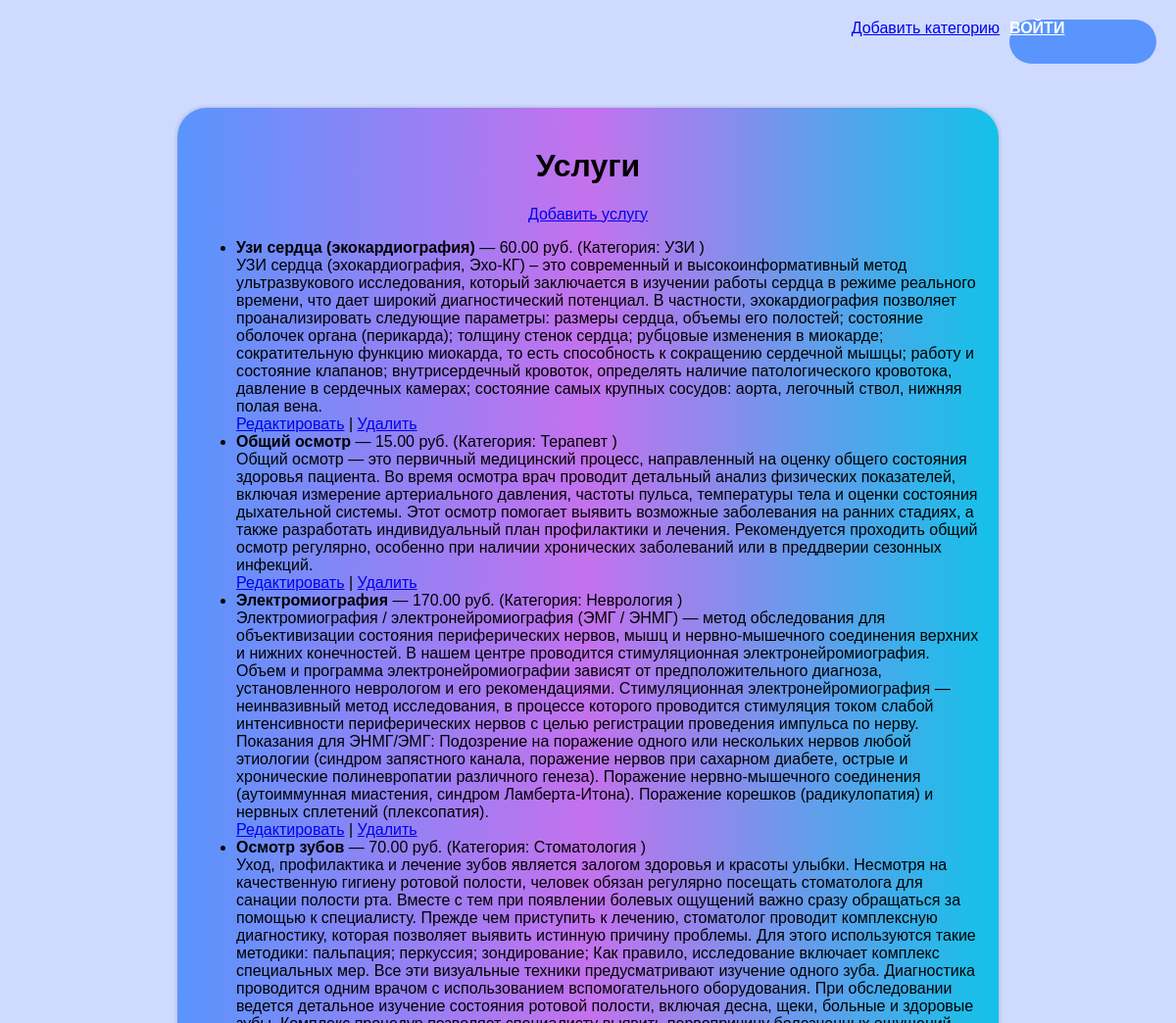
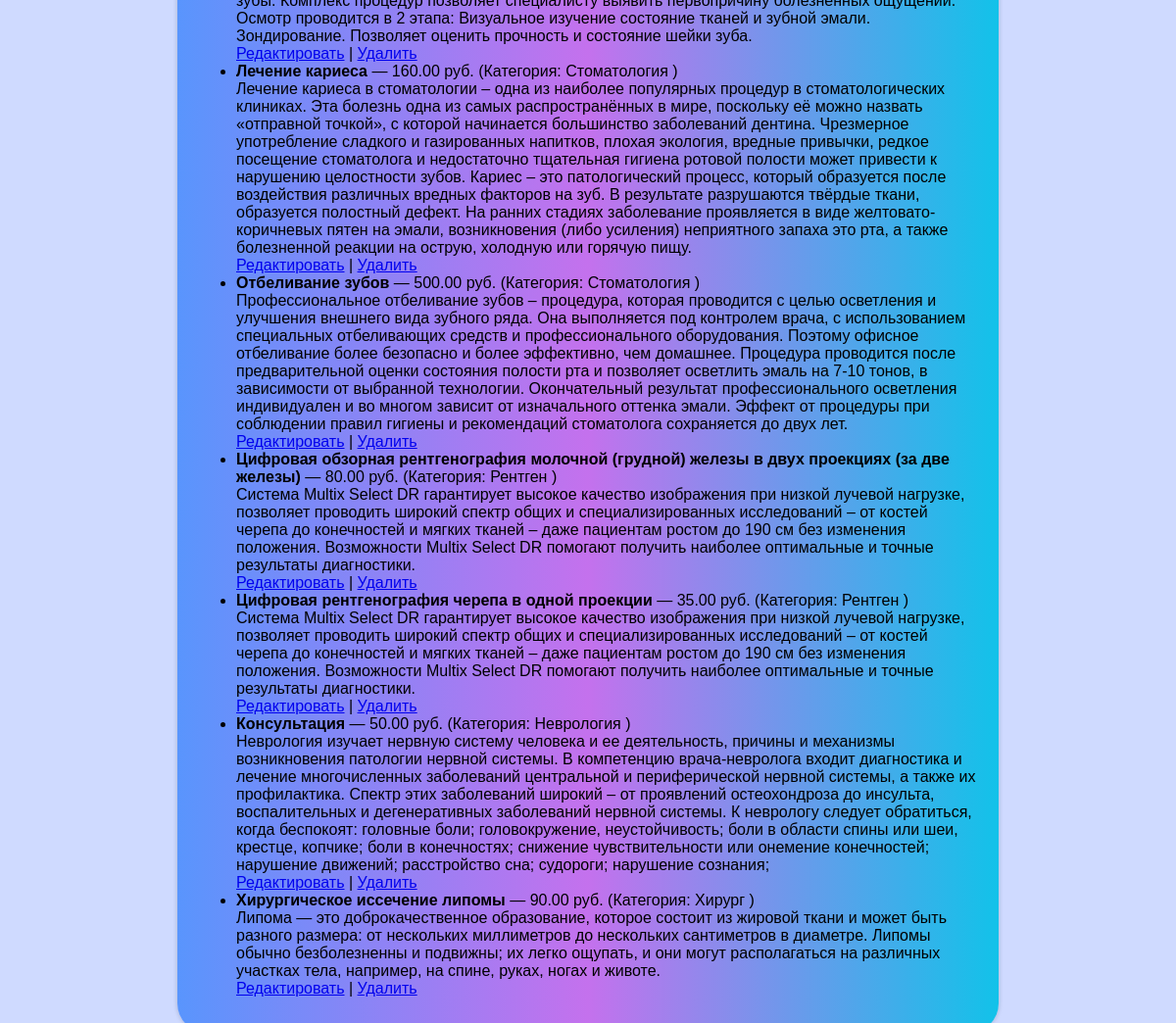
Page /services/ on the committed database (2 pictures, top to bottom).
### myapp/models.py (models this page shows, shortened)
class Service(models.Model):
    name = models.CharField(max_length=255)
    category = models.ForeignKey(DoctorCategory, on_delete=models.SET_NULL, null=True)
    price = models.DecimalField(max_digits=8, decimal_places=2)
    description = models.TextField()

class DoctorCategory(models.Model):
    name = models.CharField(max_length=100)

### myapp/views.py (the view)
# urls.py: path('services/', views.service_list, name='service_list'),
def service_list(request):
    services = Service.objects.all()
    return render(request, 'myapp/service_list.html', {'services': services})

### myapp/templates/myapp/service_list.html (shortened to what this page needs)
<!DOCTYPE html>
<html lang="en">
<head>
</head>
<body>
<header class="page-header" style="display: flex; justify-content: flex-end; padding: 0px;">
  <a href="{% url 'doctor_category_list' %}" class="credit">Добавить категорию</a>
  {% if user.is_authenticated %}
        <a href="{% url 'doctor' %}" class="credit">Профиль</a><br>
    {% else %}
        <a href="{% url 'auth' %}" class="btn">Войти</a>
    {% endif %}
</header>
<div class="card">
<h1 class="gradienttext">Услуги</h1>
<a href="{% url 'service_create' %}">Добавить услугу</a>
<ul>
  {% for service in services %}
    <li>
      <strong>{{ service.name }}</strong> — {{ service.price }} руб.
      (Категория:
        {% if service.category %}
          {{ service.category.name }}
        {% else %}
          Без категории
        {% endif %}
      )<br>
      {{ service.description }}
      <br>
      <a href="{% url 'service_update' service.pk %}">Редактировать</a> |
      <a href="{% url 'service_delete' service.pk %}">Удалить</a>
    </li>
  {% empty %}
    <li>Нет услуг.</li>
  {% endfor %}
</ul>
</div>
</body>
</html>

### myapp/templates/myapp/service_list.html (style rules this page uses)
body { font-family: Arial, sans-serif; padding: 30px; margin: 0; background: #cfdaff; display: flex; flex-direction: column; align-items: center; }
html, body { height: auto; }
.card { margin-top: 80px; display: flex; flex-direction: column; justify-content: center; align-items: center; border-radius: 30px; padding: 20px; box-shadow: 0px 0px 5px rgba(0, 0, 0, 0.2); width: 70%; background: linear-gradient(to right, #5995fd, #c471ed, #12c2e9); }
.btn { width: 150px; background-color: #5995fd; border: none; height: 45px; border-radius: 25px; color: #fff; text-transform: uppercase; font-weight: 600; cursor: pointer; transition: 0.5s; }
.page-header { position: absolute; top: 20px; right: 20px; display: flex; gap: 10px; }

### rows in the picture
Service: name "Узи сердца (экокардиография)", price "60.00", category.name "УЗИ", description "УЗИ сердца (эхокардиография, Эхо-КГ) – это современный и высокоинформативный метод ультразвукового исследования, который заключается в изучении работы сердца в режиме реального времени, что дает широкий диагностический потенциал. В частности, эхокардиография позволяет проанализировать следующие параметры: размеры сердца, объемы его полостей; состояние оболочек органа (перикарда); толщину стенок сердца; рубцовые изменения в миокарде; сократительную функцию миокарда, то есть способность к сокращению сердечной мышцы; работу и состояние клапанов; внутрисердечный кровоток, определять наличие патологического кровотока, давление в сердечных камерах; состояние самых крупных сосудов: аорта, легочный…"
Service: name "Общий осмотр", price "15.00", category.name "Терапевт", description "Общий осмотр — это первичный медицинский процесс, направленный на оценку общего состояния здоровья пациента. Во время осмотра врач проводит детальный анализ физических показателей, включая измерение артериального давления, частоты пульса, температуры тела и оценки состояния дыхательной системы. Этот осмотр помогает выявить возможные заболевания на ранних стадиях, а также разработать индивидуальный план профилактики и лечения. Рекомендуется проходить общий осмотр регулярно, особенно при наличии хронических заболеваний или в преддверии сезонных инфекций."
Service: name "Электромиография", price "170.00", category.name "Неврология", description "Электромиография / электронейромиография (ЭМГ / ЭНМГ) — метод обследования для объективизации состояния периферических нервов, мышц и нервно-мышечного соединения верхних и нижних конечностей. В нашем центре проводится стимуляционная электронейромиография. Объем и программа электронейромиографии зависят от предположительного диагноза, установленного неврологом и его рекомендациями. Стимуляционная электронейромиография — неинвазивный метод исследования, в процессе которого проводится стимуляция током слабой интенсивности периферических нервов с целью регистрации проведения импульса по нерву. Показания для ЭНМГ/ЭМГ: Подозрение на поражение одного или нескольких нервов любой этиологии (синдром…"
Service: name "Осмотр зубов", price "70.00", category.name "Стоматология", description "Уход, профилактика и лечение зубов является залогом здоровья и красоты улыбки. Несмотря на качественную гигиену ротовой полости, человек обязан регулярно посещать стоматолога для санации полости рта. Вместе с тем при появлении болевых ощущений важно сразу обращаться за помощью к специалисту. Прежде чем приступить к лечению, стоматолог проводит комплексную диагностику, которая позволяет выявить истинную причину проблемы. Для этого используются такие методики: пальпация; перкуссия; зондирование; Как правило, исследование включает комплекс специальных мер. Все эти визуальные техники предусматривают изучение одного зуба. Диагностика проводится одним врачом с использованием вспомогательного…"
Service: name "Лечение кариеса", price "160.00", category.name "Стоматология", description "Лечение кариеса в стоматологии – одна из наиболее популярных процедур в стоматологических клиниках. Эта болезнь одна из самых распространённых в мире, поскольку её можно назвать «отправной точкой», с которой начинается большинство заболеваний дентина. Чрезмерное употребление сладкого и газированных напитков, плохая экология, вредные привычки, редкое посещение стоматолога и недостаточно тщательная гигиена ротовой полости может привести к нарушению целостности зубов. Кариес – это патологический процесс, который образуется после воздействия различных вредных факторов на зуб. В результате разрушаются твёрдые ткани, образуется полостный дефект. На ранних стадиях заболевание проявляется в виде…"
Service: name "Отбеливание зубов", price "500.00", category.name "Стоматология", description "Профессиональное отбеливание зубов – процедура, которая проводится с целью осветления и улучшения внешнего вида зубного ряда. Она выполняется под контролем врача, с использованием специальных отбеливающих средств и профессионального оборудования. Поэтому офисное отбеливание более безопасно и более эффективно, чем домашнее. Процедура проводится после предварительной оценки состояния полости рта и позволяет осветлить эмаль на 7-10 тонов, в зависимости от выбранной технологии. Окончательный результат профессионального осветления индивидуален и во многом зависит от изначального оттенка эмали. Эффект от процедуры при соблюдении правил гигиены и рекомендаций стоматолога сохраняется до двух лет."
Service: name "Цифровая обзорная рентгенография молочной (грудной) железы в двух проекциях (за две железы)", price "80.00", category.name "Рентген", description "Система Multix Select DR гарантирует высокое качество изображения при низкой лучевой нагрузке, позволяет проводить широкий спектр общих и специализированных исследований – от костей черепа до конечностей и мягких тканей – даже пациентам ростом до 190 см без изменения положения. Возможности Multix Select DR помогают получить наиболее оптимальные и точные результаты диагностики."
Service: name "Цифровая рентгенография черепа в одной проекции", price "35.00", category.name "Рентген", description "Система Multix Select DR гарантирует высокое качество изображения при низкой лучевой нагрузке, позволяет проводить широкий спектр общих и специализированных исследований – от костей черепа до конечностей и мягких тканей – даже пациентам ростом до 190 см без изменения положения. Возможности Multix Select DR помогают получить наиболее оптимальные и точные результаты диагностики."
Service: name "Консультация", price "50.00", category.name "Неврология", description "Неврология изучает нервную систему человека и ее деятельность, причины и механизмы возникновения патологии нервной системы. В компетенцию врача-невролога входит диагностика и лечение многочисленных заболеваний центральной и периферической нервной системы, а также их профилактика. Спектр этих заболеваний широкий – от проявлений остеохондроза до инсульта, воспалительных и дегенеративных заболеваний нервной системы. К неврологу следует обратиться, когда беспокоят: головные боли; головокружение, неустойчивость; боли в области спины или шеи, крестце, копчике; боли в конечностях; снижение чувствительности или онемение конечностей; нарушение движений; расстройство сна; судороги; нарушение сознания;"
Service: name "Хирургическое иссечение липомы", price "90.00", category.name "Хирург", description "Липома — это доброкачественное образование, которое состоит из жировой ткани и может быть разного размера: от нескольких миллиметров до нескольких сантиметров в диаметре. Липомы обычно безболезненны и подвижны; их легко ощупать, и они могут располагаться на различных участках тела, например, на спине, руках, ногах и животе."
